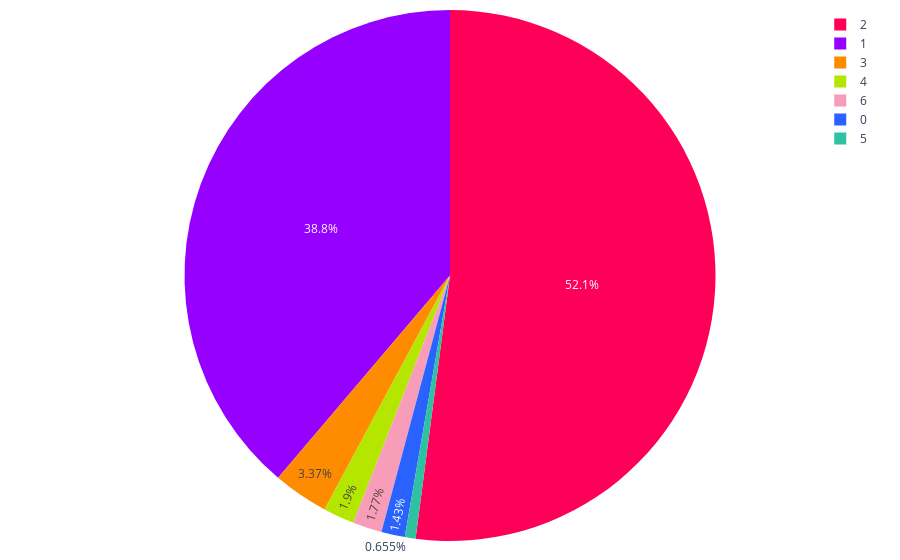

Notebook cell for this chart:
### Code cell
import os
import pandas as pd
import plotly.graph_objects as go
import plotly.io as pio

colores = ['#2962ff', '#9500ff', '#ff0059', '#ff8c00', '#b4e600', '#2EC2A2', '#F79CB9', '#E50CB6', '#4225CF']

def sumar_tablas(dataframes_list):
    tabla_suma = None
    
    for df in dataframes_list:
        tabla_actual = df.groupby(['Estacionamientos', 'segmento']).size().unstack(fill_value=0)
        
        if tabla_suma is None:
            tabla_suma = tabla_actual
        else:
            tabla_suma = tabla_suma.add(tabla_actual, fill_value=0)
    
    print("Tabla general de frecuencia:")
    print(tabla_suma)
    
    fig = graficar_tabla(tabla_suma)
    # Guardar la gráfica como archivo HTML
    guardar_grafico_como_html(fig, 'grafica_pie_Num_Estacionamientos_Pueb', carpeta='graficas')
    
    return fig

def graficar_tabla(tabla):
    # Sumar los valores para cada estacionamiento
    suma_estacionamientos = tabla.sum(axis=1)
    
    fig = go.Figure(data=[go.Pie(
        labels=suma_estacionamientos.index,
        values=suma_estacionamientos.values,
        marker=dict(colors=colores[:len(suma_estacionamientos)]),
        #hole=.3  # Si deseas un gráfico de pastel tipo "donut"
    )])
    
    fig.update_layout(
        #title="Distribución de Estacionamientos por Segmento",
        margin=dict(l=10, r=10, t=10, b=10),  # Ajusta los márgenes (left, right, top, bottom)
    )
    
    fig.show()
    return fig

def guardar_grafico_como_html(fig, nombre_archivo, carpeta='graficas'):
    # Crear la carpeta si no existe
    if not os.path.exists(carpeta):
        os.makedirs(carpeta)
    
    # Guardar la gráfica como archivo HTML en la carpeta especificada
    pio.write_html(fig, f'{carpeta}/{nombre_archivo}.html')

fig = sumar_tablas(dataframes_list)

### Figure 1 — Plotly figure (JSON) as saved in the notebook; plotly's stock layout.template omitted (floating-point values rounded to 4 significant figures)
{"data": [{"labels": ["0", "1", "2", "3", "4", "5", "6"], "marker": {"colors": ["#2962ff", "#9500ff", "#ff0059", "#ff8c00", "#b4e600", "#2EC2A2", "#F79CB9"]}, "type": "pie", "values": [247, 6689, 8978, 581, 328, 113, 306]}], "layout": {"margin": {"b": 10, "l": 10, "r": 10, "t": 10}}}
